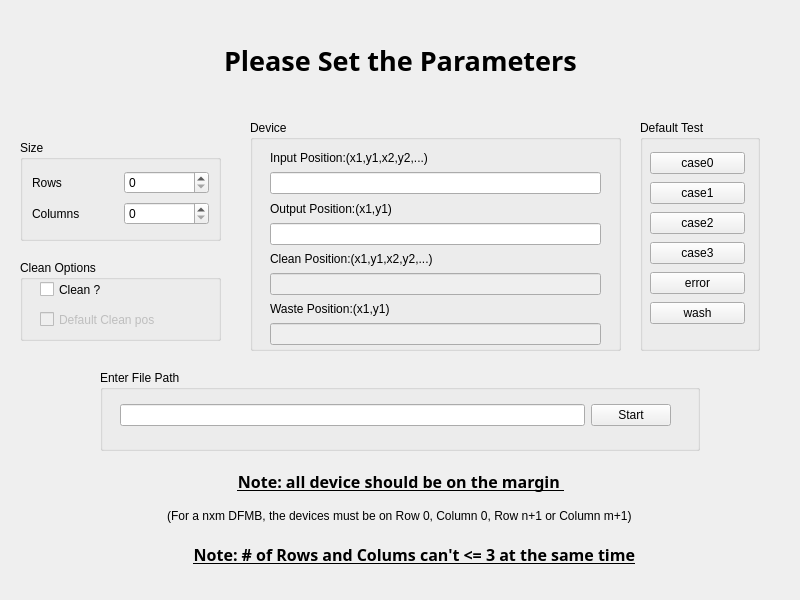
<?xml version="1.0" encoding="UTF-8"?>
<ui version="4.0">
 <class>SetWindow</class>
 <widget class="QWidget" name="SetWindow">
  <property name="geometry">
   <rect>
    <x>0</x>
    <y>0</y>
    <width>800</width>
    <height>600</height>
   </rect>
  </property>
  <property name="windowTitle">
   <string>Form</string>
  </property>
  <widget class="QGroupBox" name="groupBox">
   <property name="geometry">
    <rect>
     <x>20</x>
     <y>140</y>
     <width>201</width>
     <height>101</height>
    </rect>
   </property>
   <property name="title">
    <string>Size</string>
   </property>
   <layout class="QVBoxLayout" name="verticalLayout">
    <item>
     <layout class="QHBoxLayout" name="horizontalLayout">
      <item>
       <widget class="QLabel" name="rlable">
        <property name="text">
         <string>Rows</string>
        </property>
       </widget>
      </item>
      <item>
       <widget class="QSpinBox" name="rspinBox">
        <property name="maximum">
         <number>12</number>
        </property>
        <property name="value">
         <number>0</number>
        </property>
       </widget>
      </item>
     </layout>
    </item>
    <item>
     <layout class="QHBoxLayout" name="horizontalLayout_2">
      <item>
       <widget class="QLabel" name="clabel">
        <property name="text">
         <string>Columns</string>
        </property>
       </widget>
      </item>
      <item>
       <widget class="QSpinBox" name="cspinBox">
        <property name="maximum">
         <number>12</number>
        </property>
        <property name="value">
         <number>0</number>
        </property>
       </widget>
      </item>
     </layout>
    </item>
   </layout>
  </widget>
  <widget class="QWidget" name="layoutWidget">
   <property name="geometry">
    <rect>
     <x>0</x>
     <y>0</y>
     <width>801</width>
     <height>121</height>
    </rect>
   </property>
   <layout class="QHBoxLayout" name="horizontalLayout_5">
    <item>
     <spacer name="horizontalSpacer">
      <property name="orientation">
       <enum>Qt::Horizontal</enum>
      </property>
      <property name="sizeHint" stdset="0">
       <size>
        <width>40</width>
        <height>20</height>
       </size>
      </property>
     </spacer>
    </item>
    <item>
     <widget class="QLabel" name="title">
      <property name="font">
       <font>
        <family>Arial Black</family>
        <pointsize>20</pointsize>
        <weight>75</weight>
        <bold>true</bold>
       </font>
      </property>
      <property name="text">
       <string>Please Set the Parameters</string>
      </property>
     </widget>
    </item>
    <item>
     <spacer name="horizontalSpacer_2">
      <property name="orientation">
       <enum>Qt::Horizontal</enum>
      </property>
      <property name="sizeHint" stdset="0">
       <size>
        <width>40</width>
        <height>20</height>
       </size>
      </property>
     </spacer>
    </item>
   </layout>
  </widget>
  <widget class="QGroupBox" name="groupBox_2">
   <property name="geometry">
    <rect>
     <x>250</x>
     <y>120</y>
     <width>371</width>
     <height>231</height>
    </rect>
   </property>
   <property name="title">
    <string>Device</string>
   </property>
   <widget class="QWidget" name="layoutWidget">
    <property name="geometry">
     <rect>
      <x>20</x>
      <y>30</y>
      <width>331</width>
      <height>195</height>
     </rect>
    </property>
    <layout class="QVBoxLayout" name="verticalLayout_3">
     <item>
      <widget class="QLabel" name="inputlabel">
       <property name="text">
        <string>Input Position:(x1,y1,x2,y2,...)</string>
       </property>
      </widget>
     </item>
     <item>
      <widget class="QLineEdit" name="inputLine">
       <property name="text">
        <string/>
       </property>
      </widget>
     </item>
     <item>
      <widget class="QLabel" name="outputlabel">
       <property name="text">
        <string>Output Position:(x1,y1)</string>
       </property>
      </widget>
     </item>
     <item>
      <widget class="QLineEdit" name="outputLine">
       <property name="text">
        <string/>
       </property>
      </widget>
     </item>
     <item>
      <widget class="QLabel" name="cleanLabel">
       <property name="text">
        <string>Clean Position:(x1,y1,x2,y2,...)</string>
       </property>
      </widget>
     </item>
     <item>
      <widget class="QLineEdit" name="cleanLine">
       <property name="enabled">
        <bool>false</bool>
       </property>
       <property name="text">
        <string/>
       </property>
      </widget>
     </item>
     <item>
      <widget class="QLabel" name="wasteLabel">
       <property name="text">
        <string>Waste Position:(x1,y1)</string>
       </property>
      </widget>
     </item>
     <item>
      <widget class="QLineEdit" name="wasteLine">
       <property name="enabled">
        <bool>false</bool>
       </property>
       <property name="text">
        <string/>
       </property>
      </widget>
     </item>
    </layout>
   </widget>
  </widget>
  <widget class="QGroupBox" name="groupBox_3">
   <property name="geometry">
    <rect>
     <x>20</x>
     <y>260</y>
     <width>201</width>
     <height>81</height>
    </rect>
   </property>
   <property name="title">
    <string>Clean Options</string>
   </property>
   <widget class="QCheckBox" name="cleanBox">
    <property name="geometry">
     <rect>
      <x>20</x>
      <y>20</y>
      <width>83</width>
      <height>19</height>
     </rect>
    </property>
    <property name="text">
     <string>Clean ?</string>
    </property>
    <property name="checked">
     <bool>false</bool>
    </property>
   </widget>
   <widget class="QCheckBox" name="defaultBox">
    <property name="enabled">
     <bool>false</bool>
    </property>
    <property name="geometry">
     <rect>
      <x>20</x>
      <y>50</y>
      <width>163</width>
      <height>19</height>
     </rect>
    </property>
    <property name="text">
     <string>Default Clean pos</string>
    </property>
    <property name="checked">
     <bool>false</bool>
    </property>
   </widget>
  </widget>
  <widget class="QWidget" name="layoutWidget">
   <property name="geometry">
    <rect>
     <x>0</x>
     <y>470</y>
     <width>801</width>
     <height>101</height>
    </rect>
   </property>
   <layout class="QHBoxLayout" name="horizontalLayout_6">
    <item>
     <spacer name="horizontalSpacer_3">
      <property name="orientation">
       <enum>Qt::Horizontal</enum>
      </property>
      <property name="sizeHint" stdset="0">
       <size>
        <width>40</width>
        <height>20</height>
       </size>
      </property>
     </spacer>
    </item>
    <item>
     <layout class="QVBoxLayout" name="verticalLayout_4">
      <item>
       <widget class="QLabel" name="label">
        <property name="sizePolicy">
         <sizepolicy hsizetype="Preferred" vsizetype="Maximum">
          <horstretch>0</horstretch>
          <verstretch>0</verstretch>
         </sizepolicy>
        </property>
        <property name="font">
         <font>
          <family>Arial Black</family>
          <pointsize>12</pointsize>
          <weight>75</weight>
          <bold>true</bold>
          <underline>true</underline>
         </font>
        </property>
        <property name="text">
         <string>Note: all device should be on the margin </string>
        </property>
        <property name="alignment">
         <set>Qt::AlignCenter</set>
        </property>
       </widget>
      </item>
      <item>
       <widget class="QLabel" name="wasteLabel_2">
        <property name="text">
         <string>(For a nxm DFMB, the devices must be on Row 0, Column 0, Row n+1 or Column m+1) </string>
        </property>
        <property name="alignment">
         <set>Qt::AlignCenter</set>
        </property>
       </widget>
      </item>
      <item>
       <widget class="QLabel" name="label_2">
        <property name="font">
         <font>
          <family>Arial Black</family>
          <pointsize>12</pointsize>
          <weight>75</weight>
          <bold>true</bold>
          <underline>true</underline>
         </font>
        </property>
        <property name="text">
         <string>Note: # of Rows and Colums can't &lt;= 3 at the same time</string>
        </property>
        <property name="alignment">
         <set>Qt::AlignRight|Qt::AlignTrailing|Qt::AlignVCenter</set>
        </property>
       </widget>
      </item>
     </layout>
    </item>
    <item>
     <spacer name="horizontalSpacer_4">
      <property name="orientation">
       <enum>Qt::Horizontal</enum>
      </property>
      <property name="sizeHint" stdset="0">
       <size>
        <width>40</width>
        <height>20</height>
       </size>
      </property>
     </spacer>
    </item>
   </layout>
  </widget>
  <widget class="QGroupBox" name="groupBox_4">
   <property name="geometry">
    <rect>
     <x>100</x>
     <y>370</y>
     <width>600</width>
     <height>81</height>
    </rect>
   </property>
   <property name="title">
    <string>Enter File Path</string>
   </property>
   <widget class="QWidget" name="layoutWidget">
    <property name="geometry">
     <rect>
      <x>20</x>
      <y>30</y>
      <width>551</width>
      <height>31</height>
     </rect>
    </property>
    <layout class="QHBoxLayout" name="horizontalLayout_3">
     <item>
      <widget class="QLineEdit" name="PATHLine">
       <property name="text">
        <string/>
       </property>
      </widget>
     </item>
     <item>
      <widget class="QPushButton" name="pushButton">
       <property name="text">
        <string>Start</string>
       </property>
       <property name="icon">
        <iconset resource="resourse.qrc">
         <normaloff>:/new/prefix1/start.png</normaloff>:/new/prefix1/start.png</iconset>
       </property>
      </widget>
     </item>
    </layout>
   </widget>
  </widget>
  <widget class="QGroupBox" name="groupBox_5">
   <property name="geometry">
    <rect>
     <x>640</x>
     <y>120</y>
     <width>120</width>
     <height>231</height>
    </rect>
   </property>
   <property name="title">
    <string>Default Test</string>
   </property>
   <widget class="QWidget" name="">
    <property name="geometry">
     <rect>
      <x>10</x>
      <y>30</y>
      <width>95</width>
      <height>181</height>
     </rect>
    </property>
    <layout class="QVBoxLayout" name="verticalLayout_2">
     <item>
      <widget class="QPushButton" name="case0">
       <property name="text">
        <string>case0</string>
       </property>
      </widget>
     </item>
     <item>
      <widget class="QPushButton" name="case1">
       <property name="text">
        <string>case1</string>
       </property>
      </widget>
     </item>
     <item>
      <widget class="QPushButton" name="case2">
       <property name="text">
        <string>case2</string>
       </property>
      </widget>
     </item>
     <item>
      <widget class="QPushButton" name="case3">
       <property name="text">
        <string>case3</string>
       </property>
      </widget>
     </item>
     <item>
      <widget class="QPushButton" name="error">
       <property name="text">
        <string>error</string>
       </property>
      </widget>
     </item>
     <item>
      <widget class="QPushButton" name="wash">
       <property name="text">
        <string>wash</string>
       </property>
      </widget>
     </item>
    </layout>
   </widget>
  </widget>
 </widget>
 <resources>
  <include location="resourse.qrc"/>
 </resources>
 <connections/>
</ui>
